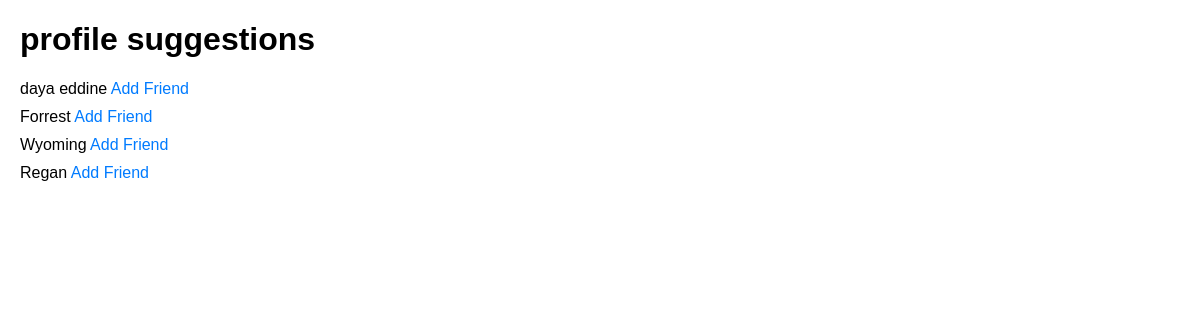
The page /profiles/ (signed in) on the database its author committed.
### accounts/models.py (models this page shows, shortened)
class Profile(models.Model):
    user = models.OneToOneField(User, on_delete=models.CASCADE, related_name='profile')
    first_name = models.CharField(max_length=30)
    last_name = models.CharField(max_length=30)
    image_profile = models.ImageField(upload_to='profile_images/',null=True, blank=True)
    bio = models.TextField()
    date_birth = models.DateField()
    created_at = models.DateTimeField(auto_now_add=True)
    updated_at = models.DateTimeField(auto_now=True)
    class Meta:
        verbose_name = 'Profile'
        verbose_name_plural = 'Profiles'

### friends/views.py (the view)
# urls.py: path('profiles/',FreindRequestSuggestions,name="profiles"),
def FreindRequestSuggestions(request):
    current_profile = request.user.profile
    send_requests = FriendRequest.objects.filter(sender = current_profile).values_list('receiver_id',flat=True)
    receiver_requests = FriendRequest.objects.filter(receiver = current_profile).values_list('sender_id',flat=True)
    all_exculded_ids = list(send_requests) + list(receiver_requests)
    profile_suggestions = Profile.objects.exclude(id__in = all_exculded_ids).exclude(id = current_profile.id)
    return render(request,'profiles.html',{"profile_suggestions":profile_suggestions})

### friends/templates/profiles.html (shortened to what this page needs)
<!DOCTYPE html>
<html lang="en">
<head>
</head>
<body>
     <h1>profile suggestions </h1>
    <ul class="profile-list">
        {% for profile in profile_suggestions %}
            <li class="profile-item">
                {{ profile.first_name }}
                <a href="{% url 'add-friend' profile.id %}">Add Friend</a>
            </li>
        {% endfor %}
    </ul>
</body>
</html>

### friends/templates/profiles.html (style rules this page uses)
body { font-family: Arial, sans-serif; margin: 20px; }
.profile-list { list-style-type: none; padding: 0; }
.profile-item { margin-bottom: 10px; }
a { text-decoration: none; color: #007bff; }

### rows shown on the page
Profile: first_name "daya eddine"
Profile: first_name "Forrest"
Profile: first_name "Wyoming"
Profile: first_name "Regan"
